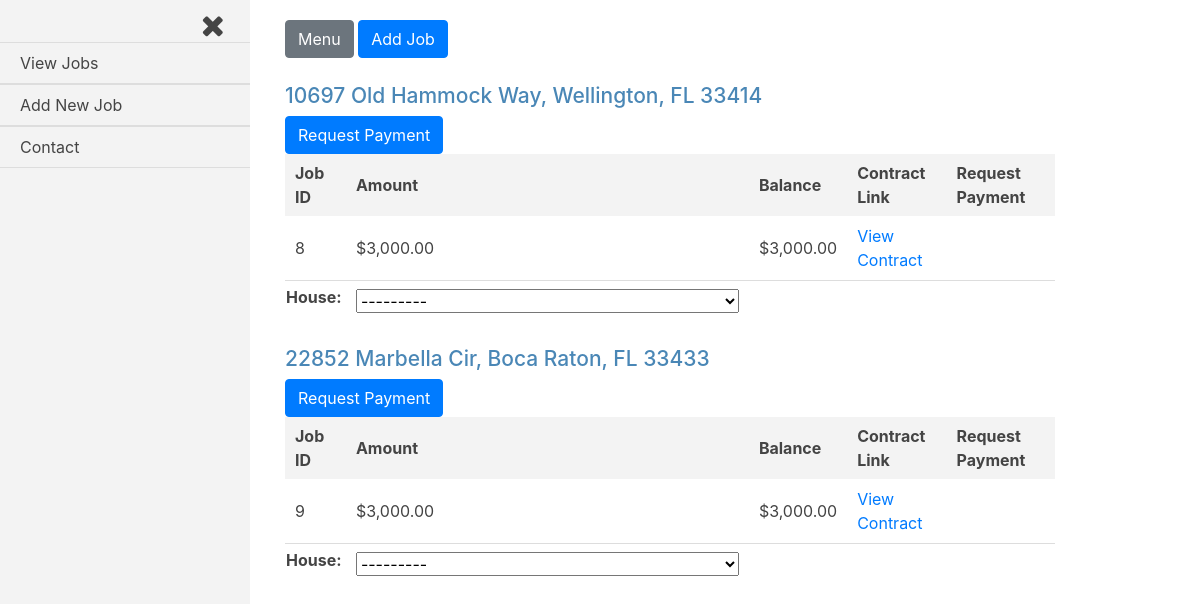
Page /jobs/ (signed in) on the earlier database version.
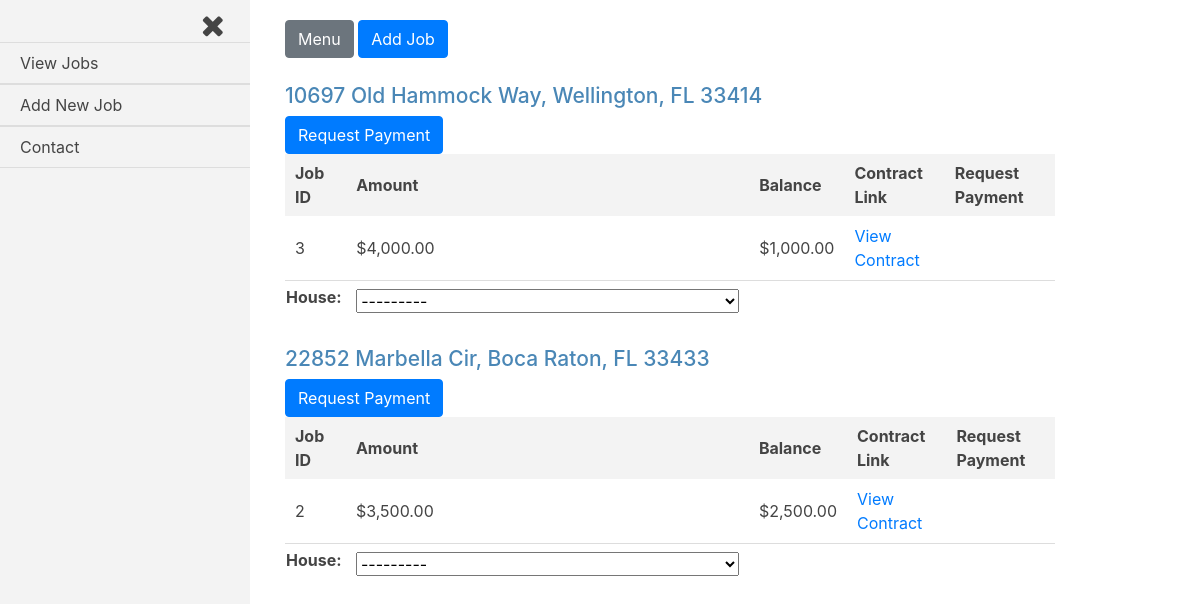
Same page on the later database version.
### jobs/models.py (models this page shows, shortened)
class Current_Worker(models.Model):
    house = models.ForeignKey(House, on_delete=models.CASCADE)
    company = models.ForeignKey(settings.AUTH_USER_MODEL, on_delete=models.CASCADE)
    current = models.BooleanField(default=False)

class House(models.Model):
    address = models.CharField(max_length=250)
    companies = models.ManyToManyField(settings.AUTH_USER_MODEL, through='Current_Worker')
    proposed_jobs = models.BooleanField(default=False)
    pending_payments = models.BooleanField(default=False)
    payment_history = models.BooleanField(default=False)
    def __str__(self):
        return self.address

class Job(models.Model):
    house = models.ForeignKey(House, on_delete=models.CASCADE)
    company = models.ForeignKey(settings.AUTH_USER_MODEL, on_delete=models.CASCADE,)
    start_amount = models.DecimalField(max_digits=8, decimal_places=2, default=0.00)
    start_date = models.DateTimeField(auto_now_add=True, blank=True)
    total_paid = models.DecimalField(max_digits=8, decimal_places=2, default=0.00)
    document_link = models.CharField(max_length=800)
    approved = models.BooleanField(default=False)
    @property
    def balance(self):
        if self.total_paid > self.start_amount:
            logger.error('Total amount paid exceeds the starting job amount.')
        diff = self.start_amount - self.total_paid
        return diff

### jobs/views.py (the view)
# urls.py: path('', views.index, name='index'),
def index(request):
    current_user = request.user
    current_workers = Current_Worker.objects.filter(company_id=current_user.id, current=True)
    jobs = Job.objects.filter(company_id=current_user.id, approved=True)
    template = loader.get_template('jobs/index.html')
    form = Request_Payment_Form()
    context = {
        'current_workers': current_workers,
        'jobs': jobs,
        'current_user': current_user,
        'form': form,
    }
    if request.method == 'POST':
        form = Request_Payment_Form(request.POST)
        if form.is_valid():
            job_id = int(request.POST.get('job_id'))
            job = Job.objects.filter(id=job_id)
            amount = form.cleaned_data['amount']
            """if the current company already has a pending request for payment for a job for a house,
            do NOT write to the Request_Payment table"""
            house = House.objects.filter(address=job[0].house.address)
            flags = [
                Request_Payment.objects.filter(job=job[0], house=house[0], amount=amount, approved=False),
                House.objects.filter(address=job[0].house.address, pending_payments=True)
            ]
            if not flags[0]:
                payment = Request_Payment(job=job[0], house=house[0], amount=amount, approved=False)
                payment.save()
            if not flags[1]:
                house.update(pending_payments=True)
            return redirect('/accounts/login')
    else:
        form = Request_Payment_Form()
    return HttpResponse(template.render(context, request))

### jobs/forms.py
class Request_Payment_Form(ModelForm, forms.Form):
    class Meta:
        model = Request_Payment
        exclude = ['job', 'approved']
        widgets = {
            'amount': forms.HiddenInput(),
        }
        labels = {
        }

### jobs/templates/jobs/index.html (shortened to what this page needs)
{% extends 'base_login.html' %}
{% load humanize %}
{% load static %}
{% block content %}
{% for current_worker in current_workers %}
<div class="job-container">
  <div class="house">
    <h3 class="house-address">{{current_worker.house.address}}</h3>
  </div>
  <table class="job-summary">
    <tr class="job-headings">
      <th>Job ID</th>
      <th>Amount</th>
      <th>Balance</th>
      <th>Contract Link</th>
      <th>Request Payment</th>
    </tr>
    {% for job in jobs %}
      {% if job.house.address == current_worker.house.address %}
    <tr class="job-info">
      <td>{{job.id}}</td>
      <td>${{job.start_amount|intcomma}}</td>
      <td>${{job.balance|intcomma}}</td>
      <td><a href="{{job.document_link}}">View Contract</a></td>
      <td>
        <form class="request-payment-form" action="" method="post">
          {{form}}
          <input class="btn btn-primary request-payment" type="submit" name="" value="Request Payment">
        </form>
      </td>
    </tr>
      {% endif %}
    {% endfor %}
  </table>
</div>
{% endfor %}
{% endblock content %}

Differences in the rows shown:
no longer on this page (row edited): Job: id "8", start_amount "3,000.00", balance "3,000.00", shown under "10697 Old Hammock Way, Wellington, FL 33414"
no longer on this page (row edited): Job: id "9", start_amount "3,000.00", balance "3,000.00", shown under "22852 Marbella Cir, Boca Raton, FL 33433"
added Job: id "3", start_amount "4,000.00", balance "1,000.00", shown under "10697 Old Hammock Way, Wellington, FL 33414"
added Job: id "2", start_amount "3,500.00", balance "2,500.00", shown under "22852 Marbella Cir, Boca Raton, FL 33433"
